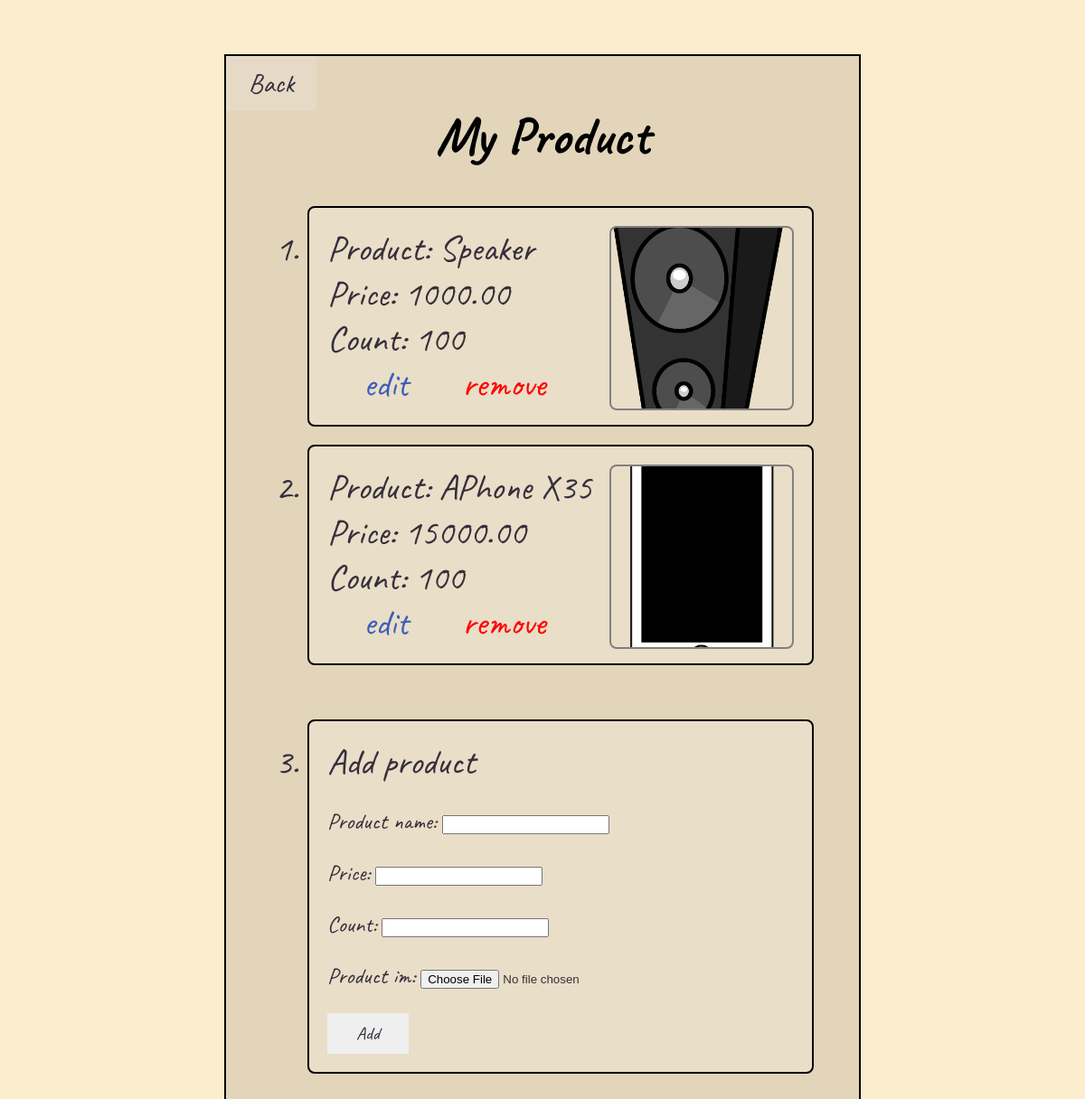
Before: /myshop/shop/1/product/ with the older database file.
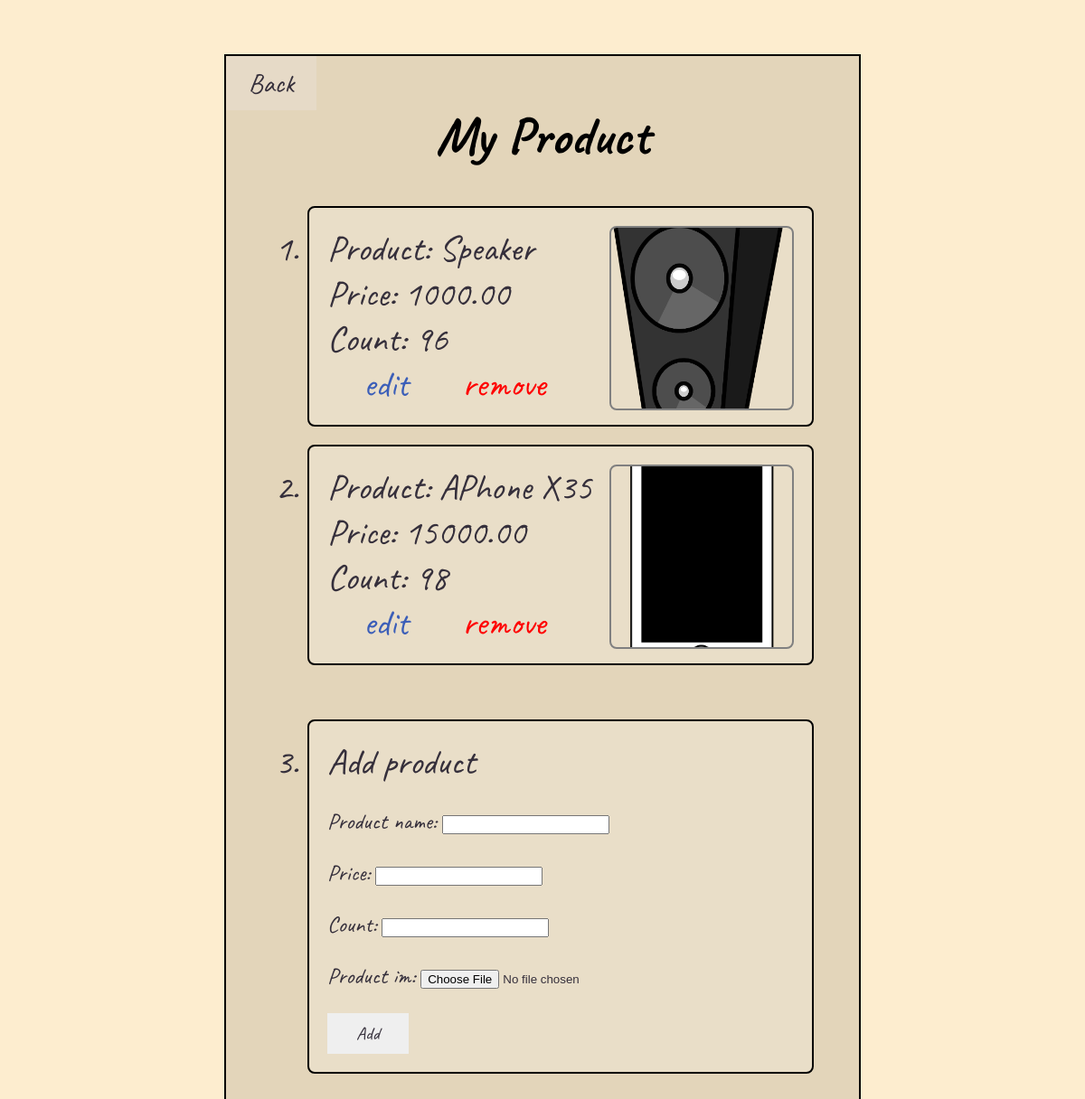
After: the same page with the newer database file.
### myshop/models.py (models this page shows, shortened)
class product(models.Model):
    shop = models.ForeignKey(shop_detail, on_delete=models.CASCADE, related_name = "prod", null=True)
    product_name = models.CharField(max_length=64)
    price = models.DecimalField(null=True, decimal_places=2, max_digits=8)
    product_im = models.ImageField(upload_to='images/')
    count = models.IntegerField(null=True)

### myshop/views.py (the view)
# urls.py: path('shop/<int:shop_id>/product/', views.product, name='product'),
def product(request,shop_id):
    s = shop_detail.objects.get(pk=shop_id)
    if request.method == 'POST':
        form = ProductForm(request.POST, request.FILES)
        if form.is_valid():
            newprod = form.save(commit=False)
            newprod.shop = s
            newprod.save()
    else:
        form = ProductForm()
    prod = pd.objects.filter(shop=s)
    return render(request, 'myshop/product.html', {'form' : form, 'product':prod, 'shop_id':shop_id})

### myshop/forms.py
class ProductForm(forms.ModelForm):
    class Meta:
        model = product
        fields = ['product_name', 'price', 'count', 'product_im']

### myshop/templates/myshop/product.html (shortened to what this page needs)
{% extends 'myshop/layout.html' %}
{% block body %}
<div class="conbox">
    <div class="back">
        <a href= "{% url 'myshop' shop_id %}"><p>Back</p></a>
    </div>
<div class="divproduct">
<h1>My Product</h1>
<ol>
    {% for p in product %}
    <li class="listpro">
        <img src="{{ p.product_im.url }}" style="width: 200px; height:200px;">
        Product: {{ p.product_name }}<br>
        Price: {{ p.price }}<br>
        Count: {{ p.count }}<br>
        <a href="{% url 'editprod' shop_id p.id %}" class="editpro">edit</a>
        <a href="{% url 'delprod' shop_id p.id %}" onclick="
        if (confirm('Are you sure to remove your product?')){
            return true;
        }
        else{
            event.stopPropagation();
            event.preventDefault();
        };" class="removepro">remove</a>
    </li>
    {% empty %}
    <ul><li>No Product</li></ul>
    {% endfor %}<br><br>
    <li class="listpro">Add product
        <form method = "post" enctype="multipart/form-data" class="addpro">
            {{ form.as_p }}
            <button type="submit">Add</button>
        </form>
    </li>
</ol>
</div>
</div>
{% endblock body %}

Changed rows visible on the page:
changed product "Speaker": count "100" → "96"
changed product "APhone X35": count "100" → "98"
